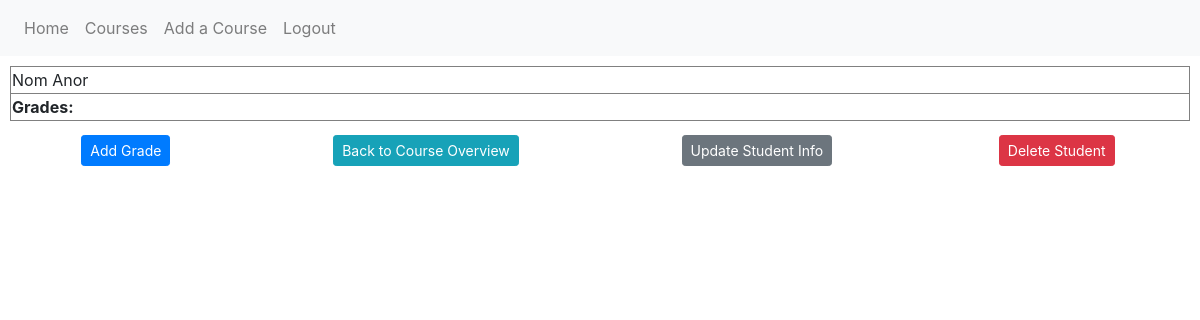
Before: /course/1/student/1 (signed in) with the older database file.
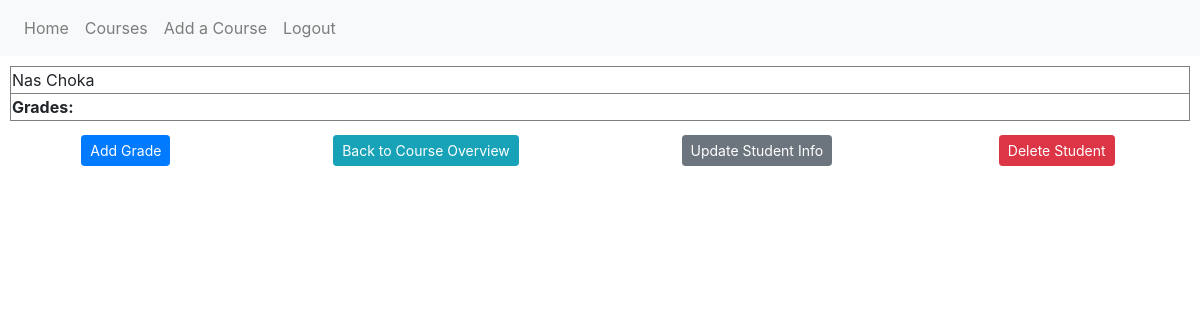
After: the same page with the newer database file.
### guide_and_teach/models.py (models this page shows, shortened)
class Student(db.Model):
    id = db.Column(db.Integer, primary_key=True)
    user_id = db.Column(db.Integer, db.ForeignKey('user.id'))
    course_id = db.Column(db.Integer, db.ForeignKey('course.id'))
    student_name = db.Column(db.String(50))
    teacher = db.relationship('User', backref="user")
    courses = db.relationship('Course', backref="course")
    grade = db.relationship('Grade', backref="student", lazy=True)

### guide_and_teach/routes.py (the view)
@app.route('/course/<int:course_id>/student/<int:student_id>', methods=['GET', 'POST'])
@login_required
def single_student(student_id, course_id):
    student = Student.query.get_or_404(student_id)
    if student.user != current_user:
        abort(403)
    return render_template('single_student.html', title="student.student_name", student=student, course_id=course_id)

### guide_and_teach/models.py (called while the page is built)
@login_manager.user_loader
def load_user(user_id):
    return User.query.get(int(user_id))

### guide_and_teach/templates/single_student.html (shortened to what this page needs)
{% extends "layout.html" %}
{% block content %}
        <article>
            <table class="yes">
                <thead>
                    <tr>
                        <td>{{ student.student_name }}</td>
                    </tr>
                </thead>
                <tbody>
                    <tr>
                        <td><strong>Grades:</strong></td>
                    </tr>
                </tbody>
            </table>
            {% if student.user == current_user %}
            <div class="ralph">
                <a class="btn btn-primary btn-sm mt-1 mb-1" href="#">Add Grade</a>
                <a class="btn btn-info btn-sm mt-1 mb-1" href="{{ url_for('single_course', course_id=course_id) }}">Back to Course Overview</a>
                <a class="btn btn-secondary btn-sm mt-1 mb-1" href="{{ url_for('update_student', student_id=student.id, course_id=course_id) }}">Update Student Info</a>
                <button type="button" class="btn btn-danger btn-sm m-1" data-toggle="modal" data-target="#deleteModal">Delete Student</button>
            </div>
            {% endif %}
        </article>
{% endblock content %}

Changed rows visible on the page:
changed Student: student_name "Nom Anor" → "Nas Choka"
